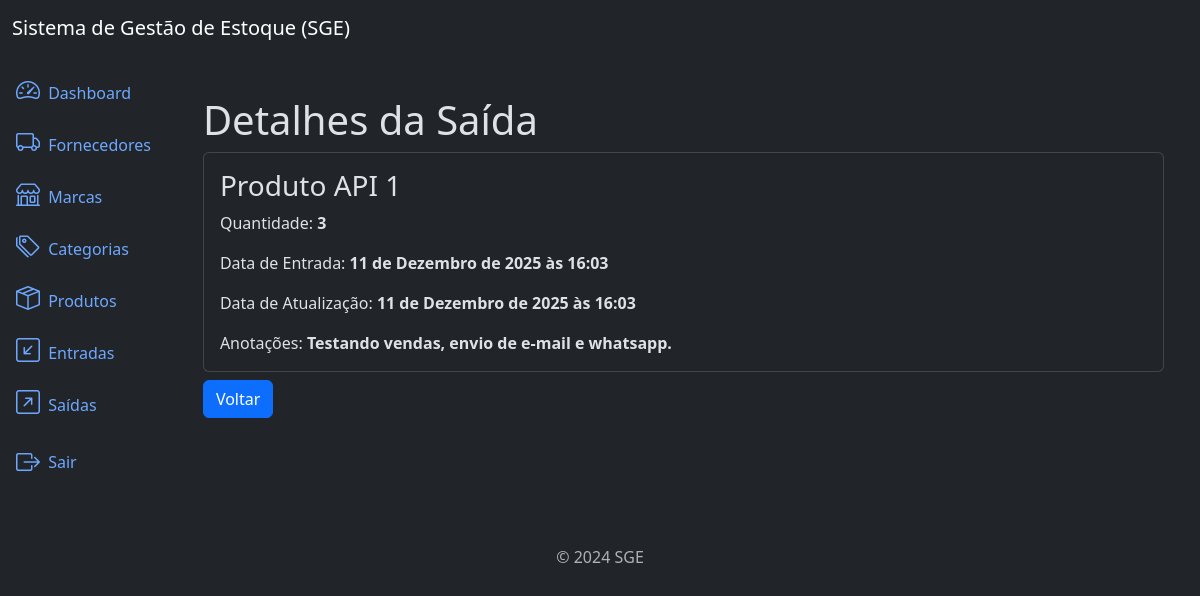
Screenshot of /outflows/30/detail/ (signed in) with the database file from the repository.
### outflows/models.py (models this page shows, shortened)
class Outflow(models.Model):
    product = models.ForeignKey(Product, on_delete=models.PROTECT,
                related_name='ouflows')
    quantity = models.IntegerField()
    description = models.TextField(max_length=10_000, null=True, blank=True)
    created_at = models.DateTimeField(auto_now_add=True)
    updated_at = models.DateTimeField(auto_now=True)
    class Meta:
        ordering = ['-created_at']

### products/models.py (models this page shows)
class Product(models.Model):
    title = models.CharField(max_length=400)
    category = models.ForeignKey(Category, on_delete=models.PROTECT,
                related_name='products')
    brand = models.ForeignKey(Brand, on_delete=models.PROTECT,
            related_name='products')
    description = models.TextField(max_length=10000, blank=True, null=True)
    serie_number = models.CharField(max_length=200, null=True, blank=True)
    cost_price = models.DecimalField(max_digits=20, decimal_places=2)
    selling_price = models.DecimalField(max_digits=20, decimal_places=2)
    quantity = models.IntegerField(default=0)
    created_at = models.DateTimeField(auto_now_add=True)
    updated_at = models.DateTimeField(auto_now=True)
    class Meta:
        ordering = ['title']
    def __str__(self):
        return self.title

### outflows/views.py (the view)
# urls.py: path('outflows/<int:pk>/detail/', views.OutflowDetail.as_view(), \
class OutflowDetail(LoginRequiredMixin, PermissionRequiredMixin, DetailView):
    model = models.Outflow
    template_name = 'outflow_details.html'
    context_object_name = 'outflow'
    permission_required = 'outflows.view_outflow'

### outflows/templates/outflow_details.html
{% extends "base.html" %}
{% block content %}
<div class='container mt-4'>
    <h3 class='display-6'>Detalhes da Saída</h3>
    <div class='card'>
        <div class='card-body'>
            <h3 class='card-title'>{{ object.product}}</h3>
            <p class='card-text'>
                Quantidade: <strong>{{ object.quantity}}</strong>
            </p>
            <p class='card-text'>
                Data de Entrada: <strong>{{ object.created_at}}</strong>
            </p>
            <p class='card-text'>
                Data de Atualização: <strong>{{ object.updated_at}}</strong>
            </p>
            <p class='card-text'>
                Anotações: <strong>{{ object.description}}</strong>
            </p>
        </div>
    </div>
    <a href="{% url "outflow_list" %}" class='btn btn-primary mt-2'>
    Voltar
    </a>
</div>
{% endblock content %}

### rows the page displays
Outflow: product "Produto API 1", quantity "3", created_at "11 de Dezembro de 2025 às 16:03", updated_at "11 de Dezembro de 2025 às 16:03", description "Testando vendas, envio de e-mail e whatsapp."
